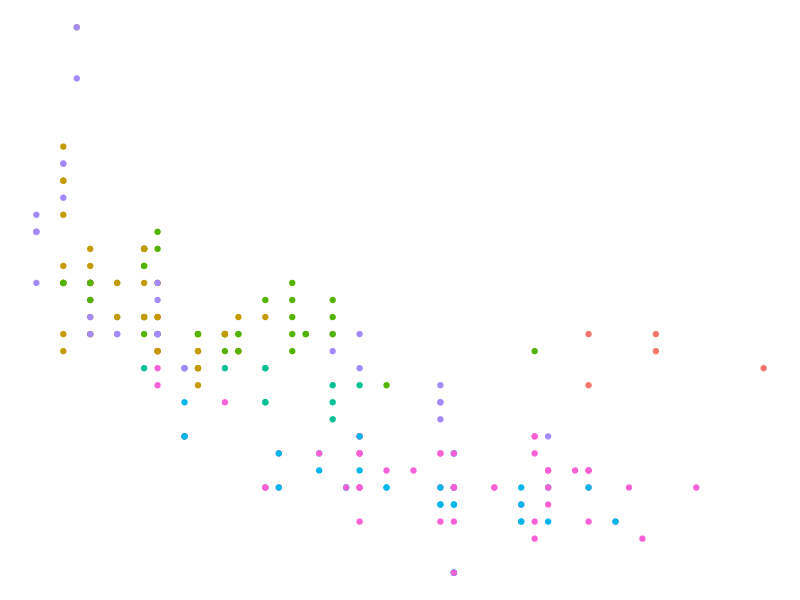
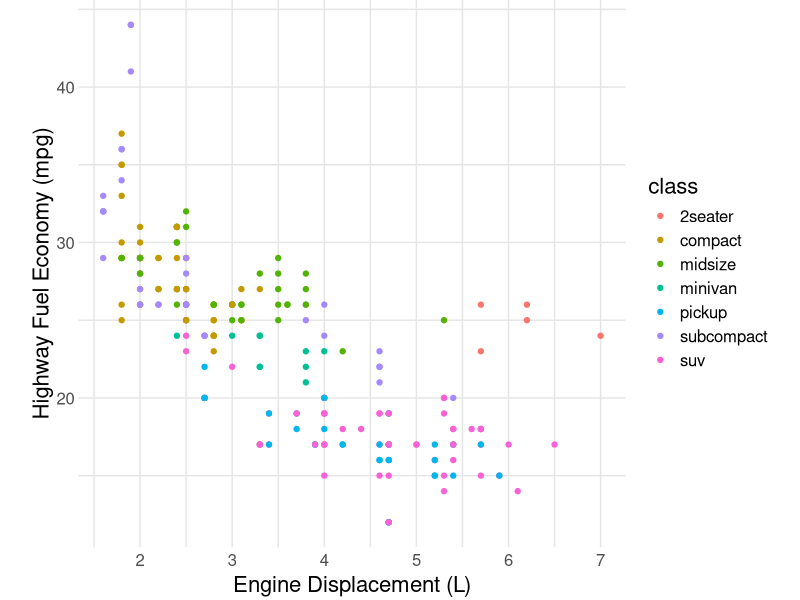
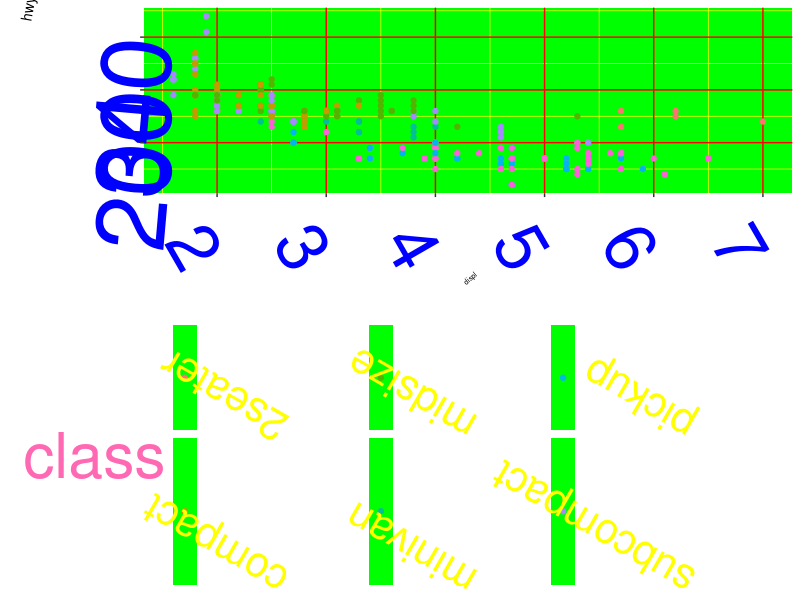

Recreate these plots in R, in order.
## ---- chunk 1
library(tidyverse)
# knitr options
library(tidyverse)
knitr::opts_chunk$set(echo = TRUE)
## ---- chunk 2
mpg %>%
  ggplot(aes(displ, hwy, color = class)) +
  geom_point() + 
  theme_void() + 
  guides(color = "none")
## ---- chunk 3
## NOTE: No need to edit; feel free to re-use this code!
theme_common <- function() {
  theme_minimal() %+replace%
  theme(
    axis.text.x = element_text(size = 12),
    axis.text.y = element_text(size = 12),
    axis.title.x = element_text(margin = margin(4, 4, 4, 4), size = 16),
    axis.title.y = element_text(margin = margin(4, 4, 4, 4), size = 16, angle = 90),

    legend.title = element_text(size = 16),
    legend.text = element_text(size = 12),

    strip.text.x = element_text(size = 12),
    strip.text.y = element_text(size = 12),

    panel.grid.major = element_line(color = "grey90"),
    panel.grid.minor = element_line(color = "grey90"),

    aspect.ratio = 4 / 4,

    plot.margin = unit(c(t = +0, b = +0, r = +0, l = +0), "cm"),
    plot.title = element_text(size = 18),
    plot.title.position = "plot",
    plot.subtitle = element_text(size = 16),
    plot.caption = element_text(size = 12)
  )
}
## ---- chunk 4
mpg %>%
  ggplot(aes(displ, hwy, color = class)) +
  geom_point() +
  labs(
    x = "Engine Displacement (L)",
    y = "Highway Fuel Economy (mpg)"
  ) +
  theme_common()
## ---- chunk 5
mpg %>%
  ggplot(aes(displ, hwy, color = class)) +
  geom_point() +
  theme(
    axis.text.x = element_text(size = 50, angle = 300, color = "blue"),
    axis.text.y = element_text(size = 70, angle = 85, color = "blue"),
    axis.title.x = element_text(margin = margin(6, 7, 8, 9), size = 5, angle = 40),
    axis.title.y = element_text(margin = margin(1, 2, 3, 4), size = 10, angle = 80),
    
    legend.title = element_text(size = 45, color = "hotpink"),
    legend.text = element_text(size = 30, angle = 150, color = "yellow"),
    legend.position = "bottom",
    
    panel.grid.major = element_line(color = "red"),
    panel.grid.minor = element_line(color = "yellow"),
    panel.background = element_rect(fill = "green")
  )
